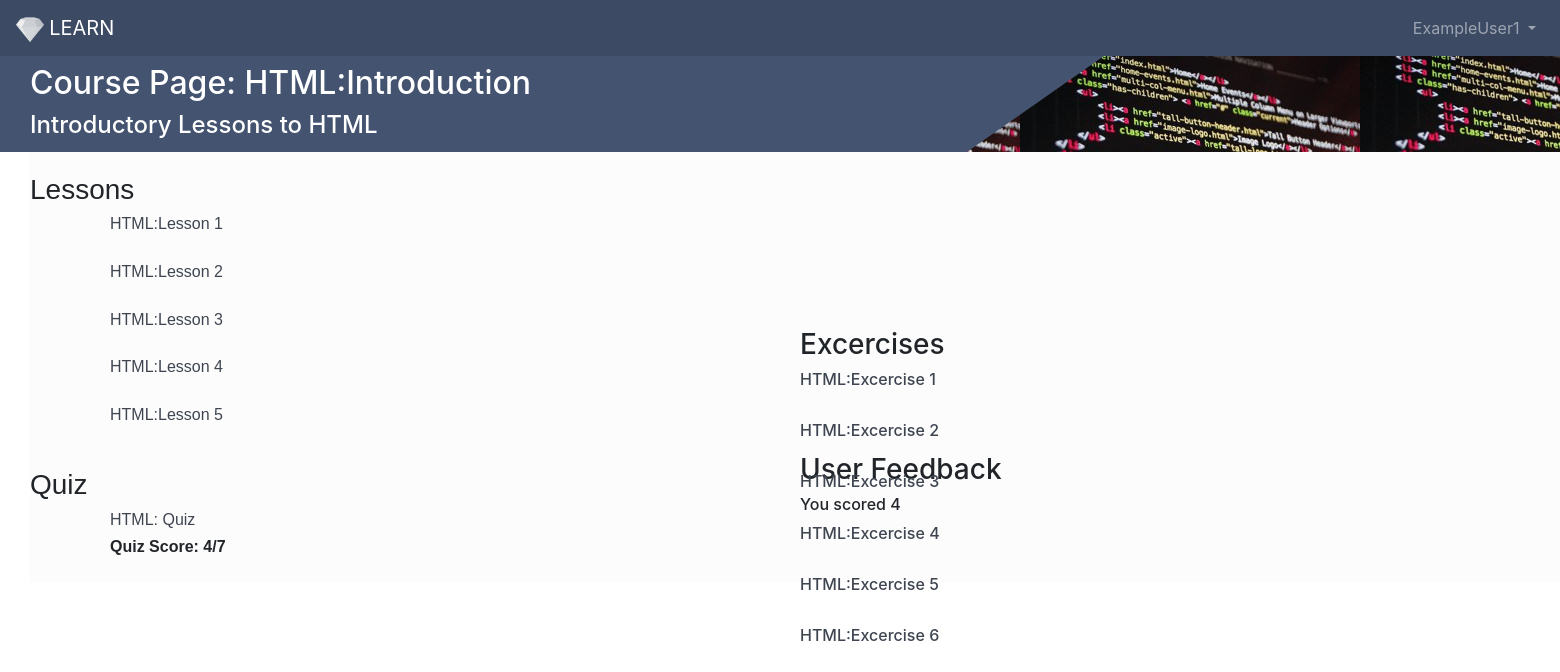
Screenshot of /dashboard/ExampleUser1/course/11111/ (signed in) with the database file from the repository.
### application.py (models this page shows, shortened)
class User(UserMixin, db.Model):
    id = db.Column(db.Integer, primary_key=True)
    firstname = db.Column('firstname', db.String(20), index=True)
    lastname = db.Column('lastname', db.String(20), index=True)
    email = db.Column('email', db.String(50), unique=True, index=True)
    username = db.Column('username', db.String(20), unique=True, index=True)
    password = db.Column('password', db.String(20))

class Course(db.Model):
    __tablename__ = 'course'
    courseid = db.Column(db.Integer, primary_key=True, unique=True)
    coursename = db.Column('coursename', db.String(20), index=True)
    description = db.Column('description', db.String(500), index=True)
    lessons = db.Column(db.Integer, index=True)

class LessonData(db.Model):
    __tablename__ = "lessondata"
    lessonid = db.Column('lessonid', db.Integer, unique=True, index=True, primary_key=True)
    lessonname = db.Column('lessonname', db.String(30), index=True)
    lessontype = db.Column('lessontype', db.String(30), index=True)
    courseid = db.Column('courseid', db.Integer, db.ForeignKey('course.courseid'), index=True)

class Quiz(db.Model):
    __tablename__ = 'quiz'
    id = db.Column(db.Integer, primary_key=True)
    lessonid = db.Column('lessonid', db.Integer, index=True)
    courseid = db.Column('courseid', db.Integer, db.ForeignKey('course.courseid'), index=True)
    username = db.Column('username', db.String(20), index=True)
    quizscore = db.Column('quizscore', db.Integer, index=True)
    feedback = db.Column('feedback', db.String(100))

### application.py (the view)
@app.route('/dashboard/<username>/course/<courseid>/')
@login_required
def course(username, courseid):
    if username != current_user.username:
        return redirect(url_for('.dashboard', username=current_user.username))
    if Course.query.filter_by(courseid=courseid).scalar() is None:
        return render_template('error.html')
    form = MyForm()
    username = User.query.filter_by(username=username).first()
    lesson = LessonData.query.filter_by(courseid = courseid).first()
    quizData = Quiz.query.filter_by(courseid = courseid, username=current_user.username).first()
    taskData = Lesson.query.filter_by(courseid=courseid ,username=current_user.username).first()
    courseid = Course.query.filter_by(courseid = courseid).first()
    return render_template('course.html', username=username, course=courseid, quiz=quizData,task=taskData, lessons=LessonData.query.filter_by(courseid=courseid.courseid, lessontype='Lesson'), excercises=LessonData.query.filter_by(courseid=courseid.courseid, lessontype='Excercise'), quizzes=LessonData.query.filter_by(courseid=courseid.courseid, lessontype='Quiz'))

### application.py (called while the page is built)
@login_manager.user_loader
def load_user(user_id):
    return User.query.filter(User.id == int (user_id)).first()

### templates/course.html (shortened to what this page needs)
<html>
<head>
  	<link rel="stylesheet" href="https://maxcdn.bootstrapcdn.com/bootstrap/4.0.0/css/bootstrap.min.css">
</head>
<body>
<nav class="navbar navbar-expand-sm navbar-dark" style="background-color: #3c4a64;">
  <a class="navbar-brand" href="#"><img src="/static/img/logo_transparent.png" height="27.5" class="logo"> LEARN</a>
  <div class="collapse navbar-collapse" id="navbarSupportedContent">
    <ul class="navbar-nav ml-auto">
      <li class="nav-item active">
      <li class="nav-item dropdown">
        <a class="nav-link dropdown-toggle" href="#" id="navbarDropdown" role="button" data-toggle="dropdown" aria-haspopup="true" aria-expanded="false">
		{{username.username}}
        </a>
      </li>
    </ul>
  </div>
</nav>
<div class="heading">
<div class="title">
<h2>Course Page: {{ course.coursename }}</h2>
<h4> {{ course.description }} </h4>
</div>
	</div>
	<div class="body">
	<br>
	<h3>Lessons</h3>
	<div class="lesson">
	{% for lesson in lessons %}
	<h6><a href="lesson/{{lesson.lessonid}}" style="color: #3E4551; text-decoration:none">{{lesson.lessonname}}</a></h6>
	<br>
	{% endfor %}
	</div>
	<br>
	<br>
	<div class="quiz">
	<h3>Quiz</h3>
	<div class="quizP">
	{% for quiz in quizzes %}
        <h6><a href="quiz/{{quiz.lessonid}}" style="color: #3E4551; text-decoration:none">{{quiz.lessonname}}</a></h6>
        {% endfor %}
	<p>Quiz Score: {{quiz.quizscore}}/7</p>
	</div>
	</div>
	</div>
	<div class="feedback">
		<h3>User Feedback</h3>
		<h6>{{quiz.feedback}}</h6>
	</div>
	<div class="excercise">
	<h3>Excercises</h3>
	<div class"excercises">
	{% for excercise in excercises %}
        <h6><a href="excercise/{{excercise.lessonid}}" style="color: #3E4551; text-decoration:none">{{excercise.lessonname}}</a></h6>
	<br>
	{% endfor %}
	</div>
	</div>
</body>
</html>

### rows the page displays
User: username "ExampleUser1"
Course: coursename "HTML:Introduction", description "Introductory Lessons to HTML"
LessonData: lessonname "HTML:Lesson 1"
LessonData: lessonname "HTML:Lesson 2"
LessonData: lessonname "HTML:Lesson 3"
LessonData: lessonname "HTML:Lesson 4"
LessonData: lessonname "HTML:Lesson 5"
LessonData: lessonname "HTML: Quiz"
Quiz: quizscore "4", feedback "You scored 4"
LessonData: lessonname "HTML:Excercise 1"
LessonData: lessonname "HTML:Excercise 2"
LessonData: lessonname "HTML:Excercise 3"
LessonData: lessonname "HTML:Excercise 4"
LessonData: lessonname "HTML:Excercise 5"
LessonData: lessonname "HTML:Excercise 6"
